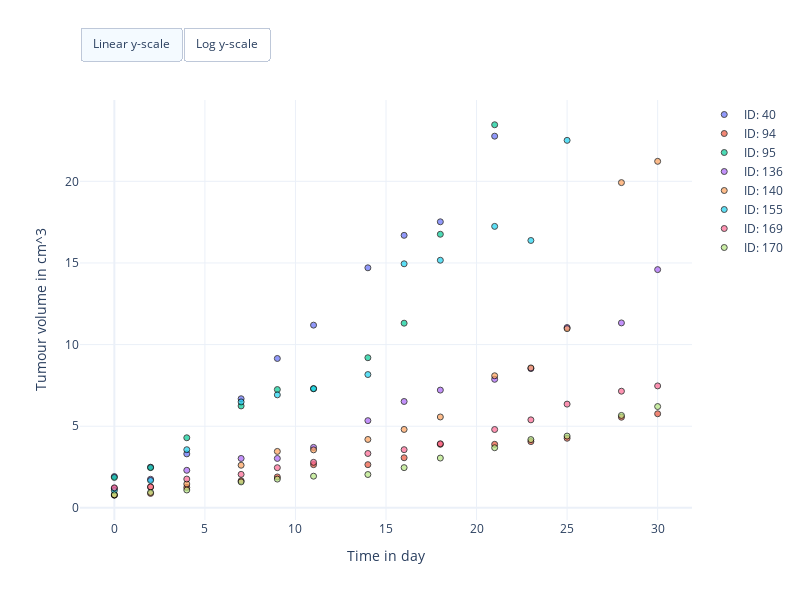

The code cell stored with this chart in its notebook:
### Markdown cell above
# Finding the Right Dose

David Augustin

### Code cell
#
# Slide 1: Scatter plot of control tumour growth.
#

import os

import pandas as pd
import plotly.graph_objects as go


# Create figure
fig = go.Figure()

# Import data
# Get path of directory one up current working directory
path = os.path.dirname(os.getcwd())

# Import LXF A677 control growth data
lxf_data = pd.read_csv(path + '/notebooks/control_growth/data/lxf_control_growth.csv')

# Scatter plot LXF A677 time-series data for each mouse
mouse_ids = lxf_data['#ID'].unique()
for id_m in mouse_ids:
    # Create mask for mouse
    mask = lxf_data['#ID'] == id_m

    # Get time points for mouse
    times = lxf_data['TIME in day'][mask]

    # Get observed tumour volumes for mouse
    observed_volumes = lxf_data['TUMOUR VOLUME in cm^3'][mask]

    # Plot data
    fig.add_trace(go.Scatter(
        x=times,
        y=observed_volumes,
        name="ID: %s" % id_m,
        showlegend=True,
        hovertemplate=
            "<b>ID: %d</b><br>" % id_m +
            "Cancer type: LXF A677<br>"
            "Time: %{x:} day<br>" +
            "Tumour volume: %{y:.02f} cm^3<br>" +
            "<extra></extra>",
        mode="markers",
        marker=dict(
            symbol='circle',
            opacity=0.7,
            line=dict(color='black', width=1))
    ))

# Set X, Y axis and figure size
fig.update_layout(
    autosize=False,
    width=800,
    height=600,
    xaxis_title='Time in day',
    yaxis_title='Tumour volume in cm^3',
    template="plotly_white")

# Add switch between linear and log y-scale
fig.update_layout(
    updatemenus=[
        dict(
            type = "buttons",
            direction = "left",
            buttons=list([
                dict(
                    args=[{"yaxis.type": "linear"}],
                    label="Linear y-scale",
                    method="relayout"
                ),
                dict(
                    args=[{"yaxis.type": "log"}],
                    label="Log y-scale",
                    method="relayout"
                )
            ]),
            pad={"r": 0, "t": -10},
            showactive=True,
            x=0.0,
            xanchor="left",
            y=1.15,
            yanchor="top"
        ),
    ]
)

# Show figure
fig.show()

### Figure 1 — Plotly figure (JSON) as saved in the notebook; plotly's stock layout.template omitted (floating-point values rounded to 4 significant figures)
{"data": [{"hovertemplate": "<b>ID: 40</b><br>Cancer type: LXF A677<br>Time: %{x:} day<br>Tumour volume: %{y:.02f} cm^3<br><extra></extra>", "marker": {"line": {"color": "black", "width": 1}, "opacity": 0.7, "symbol": "circle"}, "mode": "markers", "name": "ID: 40", "showlegend": true, "type": "scatter", "x": [0, 2, 4, 7, 9, 11, 14, 16, 18, 21], "y": [1.918, 2.492, 3.307, 6.684, 9.15, 11.19, 14.7, 16.69, 17.52, 22.77]}, {"hovertemplate": "<b>ID: 94</b><br>Cancer type: LXF A677<br>Time: %{x:} day<br>Tumour volume: %{y:.02f} cm^3<br><extra></extra>", "marker": {"line": {"color": "black", "width": 1}, "opacity": 0.7, "symbol": "circle"}, "mode": "markers", "name": "ID: 94", "showlegend": true, "type": "scatter", "x": [0, 2, 4, 7, 9, 11, 14, 16, 18, 21, 23, 25, 28, 30], "y": [0.7725, 0.8848, 1.253, 1.655, 1.895, 2.647, 2.647, 3.069, 3.892, 3.892, 4.058, 4.265, 5.551, 5.762]}, {"hovertemplate": "<b>ID: 95</b><br>Cancer type: LXF A677<br>Time: %{x:} day<br>Tumour volume: %{y:.02f} cm^3<br><extra></extra>", "marker": {"line": {"color": "black", "width": 1}, "opacity": 0.7, "symbol": "circle"}, "mode": "markers", "name": "ID: 95", "showlegend": true, "type": "scatter", "x": [0, 2, 4, 7, 9, 11, 14, 16, 18, 21], "y": [1.862, 2.464, 4.293, 6.243, 7.247, 7.301, 9.196, 11.31, 16.76, 23.47]}, {"hovertemplate": "<b>ID: 136</b><br>Cancer type: LXF A677<br>Time: %{x:} day<br>Tumour volume: %{y:.02f} cm^3<br><extra></extra>", "marker": {"line": {"color": "black", "width": 1}, "opacity": 0.7, "symbol": "circle"}, "mode": "markers", "name": "ID: 136", "showlegend": true, "type": "scatter", "x": [0, 2, 4, 7, 9, 11, 14, 16, 18, 21, 23, 25, 28, 30], "y": [1.186, 1.751, 2.3, 3.027, 3.027, 3.704, 5.342, 6.517, 7.213, 7.873, 8.53, 11.05, 11.33, 14.59]}, {"hovertemplate": "<b>ID: 140</b><br>Cancer type: LXF A677<br>Time: %{x:} day<br>Tumour volume: %{y:.02f} cm^3<br><extra></extra>", "marker": {"line": {"color": "black", "width": 1}, "opacity": 0.7, "symbol": "circle"}, "mode": "markers", "name": "ID: 140", "showlegend": true, "type": "scatter", "x": [0, 2, 4, 7, 9, 11, 14, 16, 18, 21, 23, 25, 28, 30], "y": [0.7933, 1.269, 1.461, 2.611, 3.457, 3.552, 4.191, 4.803, 5.567, 8.09, 8.573, 10.98, 19.92, 21.23]}, {"hovertemplate": "<b>ID: 155</b><br>Cancer type: LXF A677<br>Time: %{x:} day<br>Tumour volume: %{y:.02f} cm^3<br><extra></extra>", "marker": {"line": {"color": "black", "width": 1}, "opacity": 0.7, "symbol": "circle"}, "mode": "markers", "name": "ID: 155", "showlegend": true, "type": "scatter", "x": [0, 2, 4, 7, 9, 11, 14, 16, 18, 21, 23, 25], "y": [1.059, 1.677, 3.563, 6.49, 6.922, 7.301, 8.165, 14.95, 15.17, 17.24, 16.38, 22.51]}, {"hovertemplate": "<b>ID: 169</b><br>Cancer type: LXF A677<br>Time: %{x:} day<br>Tumour volume: %{y:.02f} cm^3<br><extra></extra>", "marker": {"line": {"color": "black", "width": 1}, "opacity": 0.7, "symbol": "circle"}, "mode": "markers", "name": "ID: 169", "showlegend": true, "type": "scatter", "x": [0, 2, 4, 7, 9, 11, 14, 16, 18, 21, 23, 25, 28, 30], "y": [1.23, 1.288, 1.764, 2.052, 2.461, 2.788, 3.33, 3.564, 3.929, 4.799, 5.391, 6.354, 7.146, 7.47]}, {"hovertemplate": "<b>ID: 170</b><br>Cancer type: LXF A677<br>Time: %{x:} day<br>Tumour volume: %{y:.02f} cm^3<br><extra></extra>", "marker": {"line": {"color": "black", "width": 1}, "opacity": 0.7, "symbol": "circle"}, "mode": "markers", "name": "ID: 170", "showlegend": true, "type": "scatter", "x": [0, 2, 4, 7, 9, 11, 14, 16, 18, 21, 23, 25, 28, 30], "y": [0.8006, 0.9422, 1.093, 1.59, 1.762, 1.941, 2.042, 2.464, 3.051, 3.683, 4.182, 4.396, 5.662, 6.206]}], "layout": {"autosize": false, "height": 600, "updatemenus": [{"buttons": [{"args": [{"yaxis.type": "linear"}], "label": "Linear y-scale", "method": "relayout"}, {"args": [{"yaxis.type": "log"}], "label": "Log y-scale", "method": "relayout"}], "direction": "left", "pad": {"r": 0, "t": -10}, "showactive": true, "type": "buttons", "x": 0, "xanchor": "left", "y": 1.15, "yanchor": "top"}], "width": 800, "xaxis": {"title": {"text": "Time in day"}}, "yaxis": {"title": {"text": "Tumour volume in cm^3"}}}}
